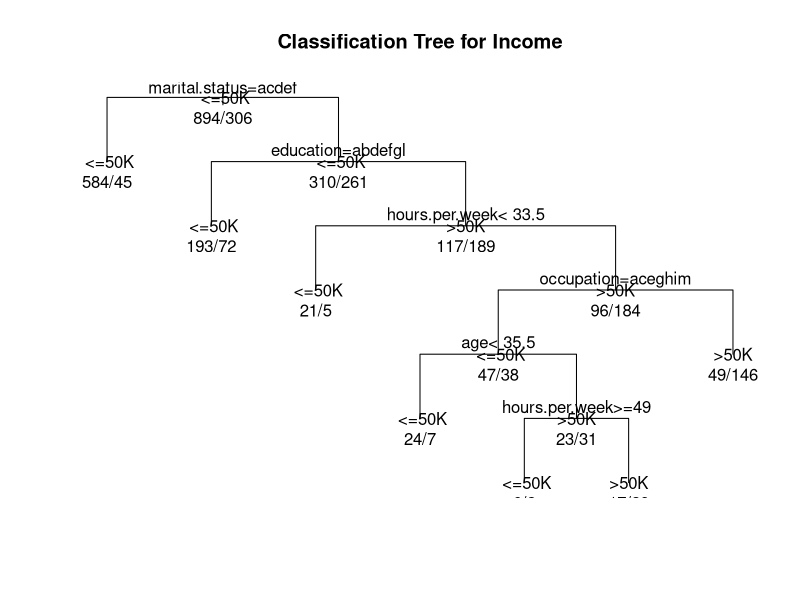

This figure's R source: (Note: this script raises an error after producing the figure.)

library(rpart)
set.seed((40))
#read the file and remove the ? rows
cen.data = read.csv("census-adult.csv",na.strings = " ?")
cen.data = na.omit(cen.data)

#take a sample and split the data into training and test 60:40
indices = sample(1:nrow(cen.data), 2000)
train = indices[801:2000]
test = indices[1:800]
train_set = cen.data[train,]
test_set = cen.data[test,]

newdata = subset(train_set, select  = -c(income))
#print(names(train_set))

formula_list = (paste(names(newdata), sep = '+', collapse = '+'))
formula_list = (paste(c("income",formula_list), collapse= '~'))
#print(formula_list)
formula_exp = formula(formula_list)
tree.income = rpart(formula = income~.-capital.gain , data = train_set, method = "class", parms = list(split = "information"))
plot(tree.income, uniform=TRUE, 
     main="Classification Tree for Income")
text(tree.income, use.n=TRUE, all=TRUE)
post(tree.income, file = "tree1.ps", 
     title = "Classification Tree for Income")
#print(tree.income$frame)


x = predict(tree.income, test_set, type = "vector")
tab = table(x)
TP = 0
FP = 0
TN = 0
FN = 0
for(index in seq(1:800))
{

  if(test_set[index,15] == " <=50K")
  {
    if(x[index] == 1)
      TP = TP+1
    else
      FN = FN+1
    
    }
  else if(test_set[index,15] == " >50K")
  {
    if(x[index] == 2)
      TN = TN+1
    else
      FP = FP+1
    
    }
  
  
  
}
cat(TP,FN,FP,TN, "\n")
print(summary(test_set[,15]))

accuracy = (TP+TN)/(TP+TN+FP+FN)
precision = TP/(TP+FP)
recall = TP/(TP+FN)

fscore = 2*(recall * precision) / (recall + precision)

cat("Accuracy = ",accuracy)
cat("\nPrecision = ",precision)
cat("\nRecall = ",recall)
cat("\nF1 Score = ",fscore)